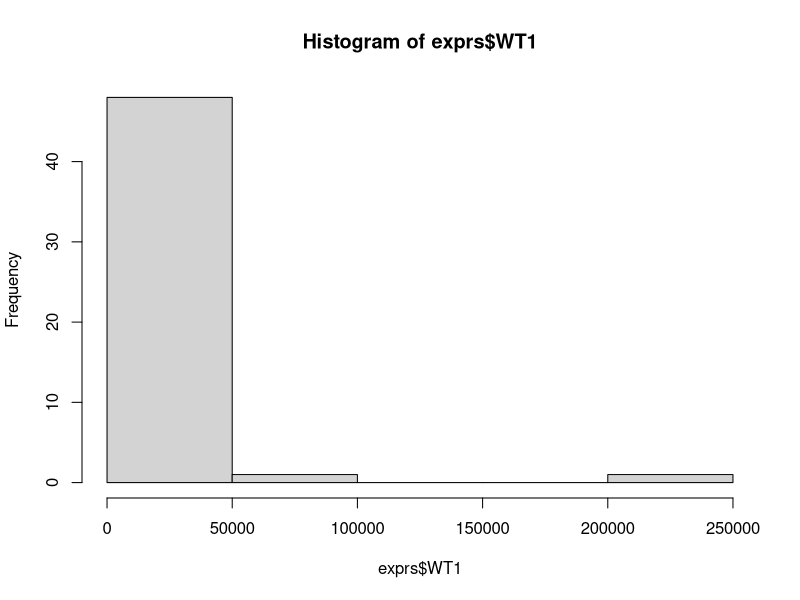
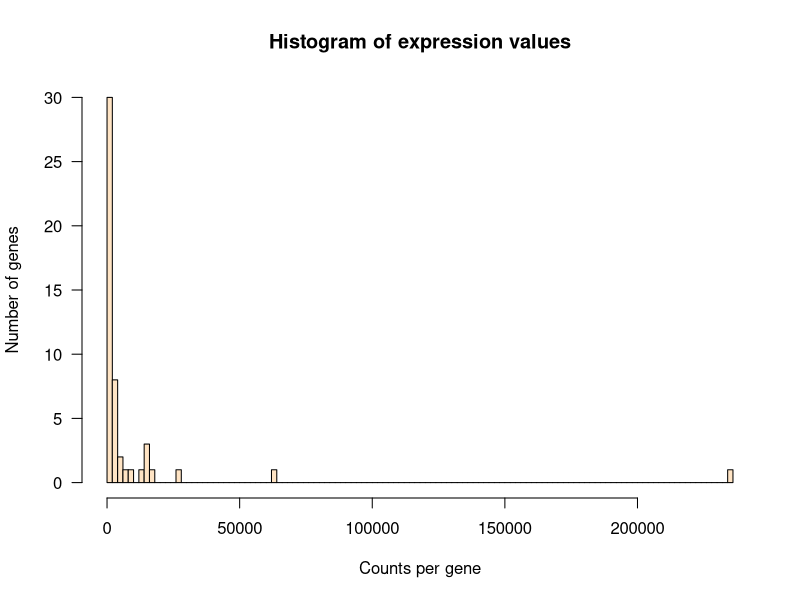
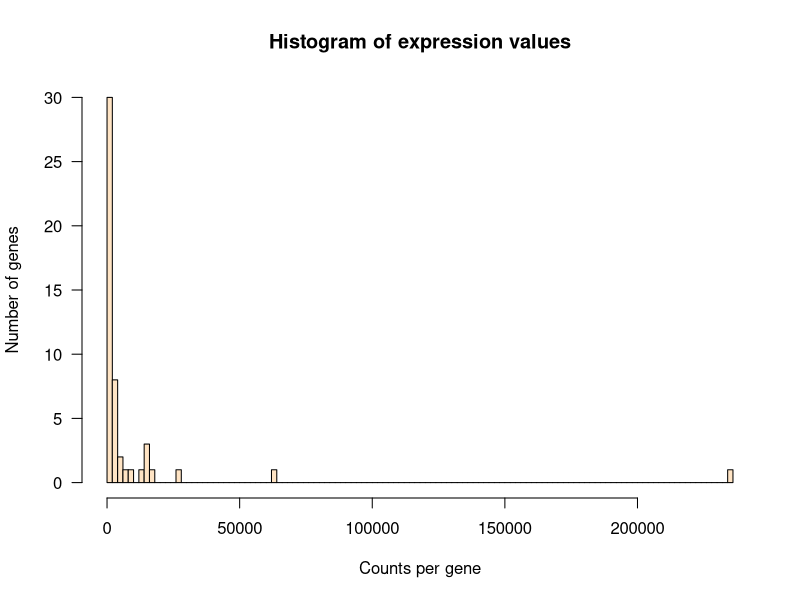
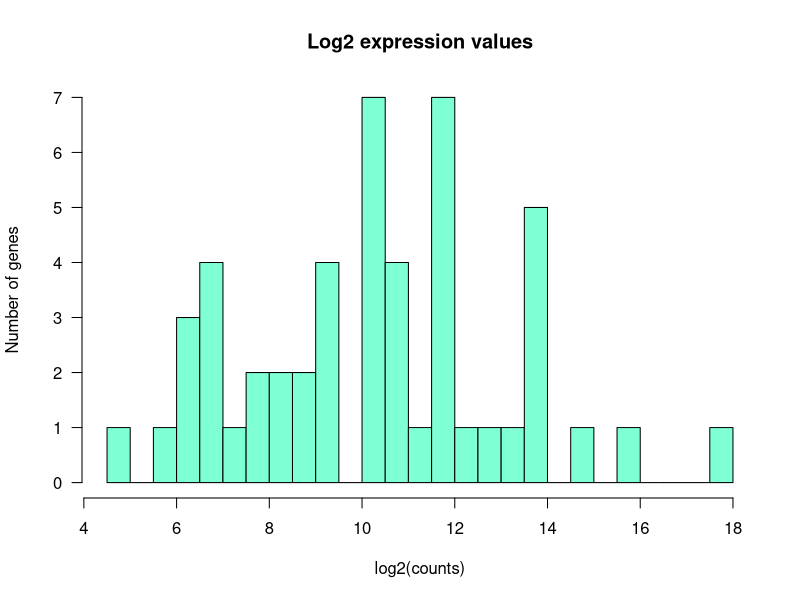
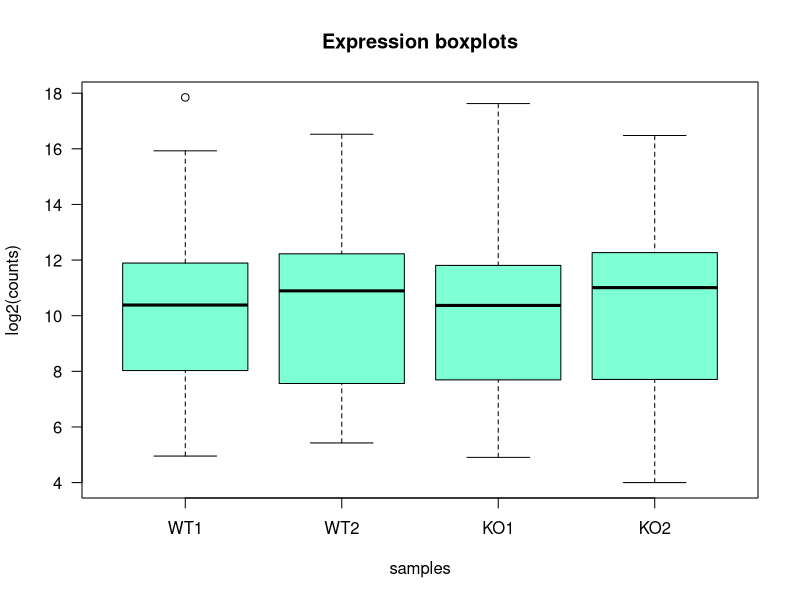
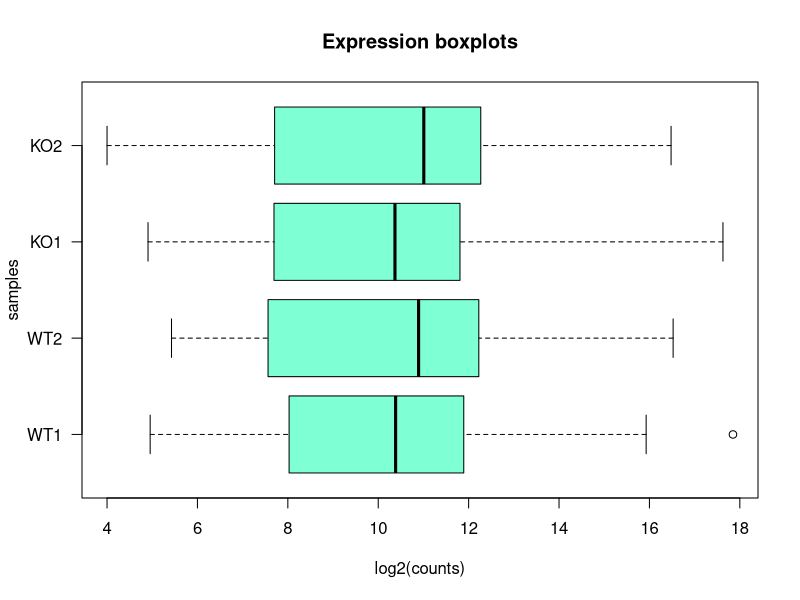
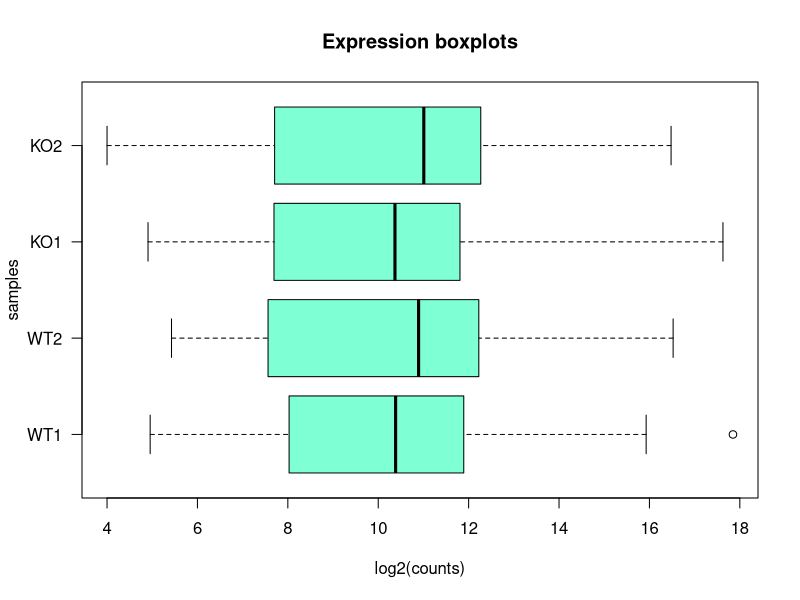
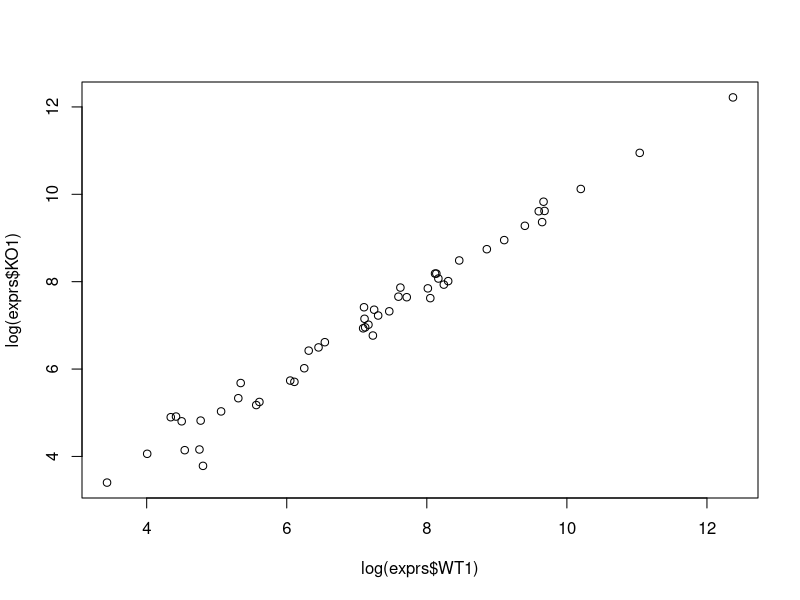

Write R code to recreate these figures, in order.
## ---- chunk 1
library(knitr)
library(kableExtra)
# library(formattable)

options(width = 300)
# options(encoding = 'UTF-8')
knitr::opts_chunk$set(
  fig.width = 7, fig.height = 5, 
  fig.path = 'figures/R_intro_',
  fig.align = "center", 
  size = "tiny", 
  echo = TRUE, eval = TRUE, 
  warning = FALSE, message = FALSE, 
  results = FALSE, comment = "")

options(scipen = 12) ## Max number of digits for non-scientific notation
# knitr::asis_output("\\footnotesize")

## ---- chunk 2
work.dir <- "~/intro_R" 
## ---- chunk 3
dir.create(work.dir, recursive = TRUE, showWarnings = FALSE)
## ---- chunk 4
setwd(work.dir)	
## ---- chunk 5
getwd()
## ---- chunk 6
list.files()
## ---- chunk 7
2 + 3
4 * 5
6 / 4
## ---- chunk 8
a <- 2      ## Assigner une valeur à une variable
print(a)    ## Afficher la valeur de la variable a
## ---- chunk 9
b <- 3      ## Assigner une valeur à une seconde variable
c <- a + b  ## Effectuer un calcul avec 2 variables
print(c)    ## Afficher le contenu de la variable c
## ---- chunk 10
a <- 7      ## Changer la valeur de a
print(c)    ## Note: le contenu de c n'est pas modifié
## ---- chunk 11
x <- 3.5
class(x)
is.double(x)
is.numeric(x)
## ---- chunk 12
x <- 3.5
x <- as.integer(x)
is.integer(x)
## ---- chunk 13
x <- "a"
x <- "toto"
## ---- chunk 14
x <- FALSE
x <- TRUE
as.integer(x)
## ---- chunk 15
x <- c(1, 3, 4, 7)
x[1]
x[4]
length(x)
## ---- chunk 16
x <- list(names=c("toto", "titi", "tutu"),
          values=c(1, 2, 4))
print(x)
x[[2]]
x$values
## ---- chunk 17
A <- data.frame(names=c("toto", "titi", "tutu"),
                values=c(1, 2, 4))
print(A)
## ---- chunk 18
x <- rnorm(26)
print(x)
## ---- chunk 19
x[3]
## ---- chunk 20
x[c(3,5)]
x[1:6]
x[seq(1,100,by=2)]
## ---- chunk 21
x[x>=0]
## ---- chunk 22
names(x) <- letters # assigner des noms aux entrées du vecteur
head(x) # les premiers éléments, noter les noms associés aux valeurs
x[c("a","t","z")] # imprimer des valeurs sélectionnées par leur nom
## ---- chunk 23
x <- list(names = letters, values = 1:26)
print(x)
## ---- chunk 24
x$names
x$values
## ---- chunk 25
A <- data.frame(names = c("toto", "titi", "tutu"), values = c(1,2,4))
A[1, 2]
A[2, 1]
A[1:2, ]
A[A[,2] >= 3, ]
## ---- chunk 26
A$names
A$values
## ---- chunk 27
A[,"names"]
A[,"values"]
## ---- chunk 28
x <- runif(10)
x <- x+1
print(x)
cos(x)
y <- seq(0, pi, len=10)
x+y
x*y
## ---- chunk 29
exprs <- read.table(file = "data/expression.txt", 
                    header = TRUE, 
                    sep = "\t")
## ---- chunk 30
help(read.table)
## ---- chunk 31
?read.table
## ---- chunk 32
print(exprs)
## ---- chunk 33
head(exprs)
## ---- chunk 34
head(exprs, n = 15)
## ---- chunk 35
dim(exprs)    ## Dimensions
ncol(exprs)   ## Nombre de colonnes
nrow(exprs)   ## Nombre de lignes
## ---- chunk 36
colnames(exprs)
rownames(exprs)
## ---- chunk 37
  summary(exprs)
## ---- chunk 38
exprs$WT1
## ---- chunk 39
exprs[, "WT1"]  ## Sélection de la colonne WT1
## ---- chunk 40
exprs[, c("WT1", "WT2")]
## ---- chunk 41
exprs[, 2]
exprs[, c(2, 3)]
## ---- chunk 42
hist(exprs$WT1)
## ---- chunk 43
hist(exprs$WT1, 
     breaks = 100, # class intervals
     main = "Histogram of expression values",
     xlab = "Counts per gene", # X label
     ylab = "Number of genes", # Y label
     las = 1, # Plot axis labels horizontally
     col = "bisque" # filling color
     )
## ---- chunk 44
hist(exprs$WT1, 
     breaks = 100, # class intervals
     main = "Histogram of expression values",
     xlab = "Counts per gene", # X label
     ylab = "Number of genes", # Y label
     las = 1, # Plot axis labels horizontally
     col = "bisque" # filling color
     )
## ---- chunk 45
hist(log2(exprs$WT1), breaks = 20,
     main = "Log2 expression values",
     xlab = "log2(counts)", # X label
     ylab = "Number of genes", # Y label
     las = 1, # Plot axis labels horizontally
     col = "aquamarine" # filling color
     )
## ---- chunk 46
boxplot(log2(exprs[, c("WT1", "WT2", "KO1", "KO2")]),
     main = "Expression boxplots",
     xlab = "samples", # X label
     ylab = "log2(counts)", # Y label
     las = 1, # Plot axis labels horizontally
     col = "aquamarine" # filling color
     )
## ---- chunk 47
boxplot(log2(exprs[, c("WT1", "WT2", "KO1", "KO2")]),
     main = "Expression boxplots",
     xlab = "log2(counts)", # X label
     ylab = "samples", # Y label
     las = 1, # Plot axis labels horizontally
     horizontal = TRUE, # plot boxplots horizontally
     col = "aquamarine" # filling color
     )
## ---- chunk 48
boxplot(log2(exprs[, c("WT1", "WT2", "KO1", "KO2")]),
     main = "Expression boxplots",
     xlab = "log2(counts)", # X label
     ylab = "samples", # Y label
     las = 1, # Plot axis labels horizontally
     horizontal = TRUE, # plot boxplots horizontally
     col = "aquamarine" # filling color
     )
## ---- chunk 49
plot(x = log(exprs$WT1), y = log(exprs$KO1))
## ---- chunk 50
plot(x = log(exprs$WT1), y = log(exprs$KO1), main = "Expression KO1 vs WT1",
     xlab = "WT1", ylab = "KO1",  pch = 16, las = 1, col = "red")
grid()               # add a grid
abline(a = 0, b = 1) # add a diagonal line
## ---- chunk 51
exprs[c(4, 11), ]
## ---- chunk 52
which(exprs$id %in% c("ENSG00000253991", "ENSG00000099958"))
## ---- chunk 53
gene.indices <- which(exprs$id %in% c("ENSG00000253991", "ENSG00000099958"))
exprs[gene.indices, ]
## ---- chunk 54
exprs[10:15, 1:5]
## ---- chunk 55
rowMeans(exprs[,c("WT1","WT2")])
## ---- chunk 56
exprs$meanWT <- rowMeans(exprs[,c("WT1","WT2")])
exprs$meanKO <- rowMeans(exprs[,c("KO1","KO2")])

head(exprs) ## Check the result
## ---- chunk 57
exprs$FC <- exprs$meanKO / exprs$meanWT
head(exprs) ## Check the result
## ---- chunk 58
exprs$mean <- rowMeans(exprs[,c("WT1","WT2","KO1","KO2")])
## ---- chunk 59
exprs$M <- log2(exprs$FC)
## ---- chunk 60
exprs$A <- rowMeans(log2(exprs[,c("meanWT", "meanKO")]))
## ---- chunk 61
plot(x = exprs$A, y = exprs$M, main = "MA plot", las = 1,
     col = "blue", pch = 16, xlab = "A = intensity", ylab = "M = log2FC")
grid(lty = "solid", col = "lightgray")
abline(h = 0)
## ---- chunk 62
annot <- read.table(file = "data/annotation.csv", header = TRUE, sep = ";")
dim(annot)   ## Vérifier les dimensions
head(annot)  ## Afficher quelques lignes
## ---- chunk 63
table(annot$chr)
## ---- chunk 64
barplot(sort(table(annot$chr)), horiz = TRUE, las = 1,
        main = "Genes per chromosome", ylab = "Chromosome", 
        col = "lightblue", xlab = "Number of genes")

## ---- chunk 65
exprs.annot <- merge(exprs, annot, by = "id")
head(exprs.annot)
## ---- chunk 66
exprs8 <- exprs.annot[which(exprs.annot$chr == 8),]
print(exprs8)

## ---- chunk 67
write.table(x = exprs8, file = "exprs8.txt", sep = "\t",
            row.names = TRUE, col.names = NA)

## ---- chunk 68
x <- seq(0,10,0.2)
plot (x, sin(x), type="l",col="red", xlab="x", ylab="y")
## ---- chunk 69
x <- rnorm(100)
hist(x)
## ---- chunk 70
theta <- seq(0,2*pi,len=50)
x <- cos(theta)
y1 <- sin(theta)
y2 <- sin(2*theta)
plot(x, y1, type="l", col="red")
points(x, y1, pch=19, col="blue")
lines(x, y2, lty=2, col="green")
## ---- chunk 71
ma_fonction <- function(nom_arg1, nom_arg2){
# des calculs...
return(valeur_retour)
}
## ---- chunk 72
add1 <- function(x) {
   return(x+1)
}

add1(2)
## ---- chunk 73
add2 <- function(x, y, z=0) {
   x+2*y+3*z
}
add2(1, 2)
add2(y=1, x=2)
add2(1, 2, 3)
add2(y=1, x=2, 3)
## ---- chunk 74
# Calcul de l'espérance d'un coup de dé
p <- 1/6          # Probabilité de chaque face
valeurs <- 1:6    # valeurs associées aux  faces

# L'éspérance est la moyenne attendue au terme d'un nombre infini de tirages.
# On la calcule par la somme des produits des valeurs par leurs probabilités. 
sum(p * valeurs)  
